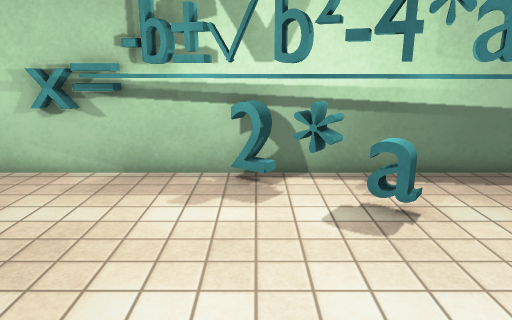
view 1 (above)

13 first-person views from a walk through a Unity game level. The camera is 1.5 m above the floor, tilts 14° down and sees 70° across. Doors are open. The floor is counted in squares, 0.5 m on a side. Each view is taken from the middle of a square. On the plan, view 1 faces up. The plan holds only what a view shows up to about 20 squares ahead; the rest is blank. The place goes on beyond the plan. Some surface patterns are stand-ins.

view 2
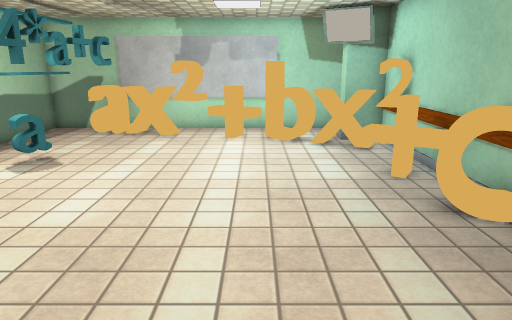

view 3
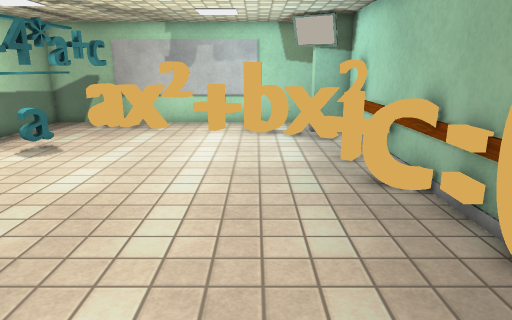

view 4
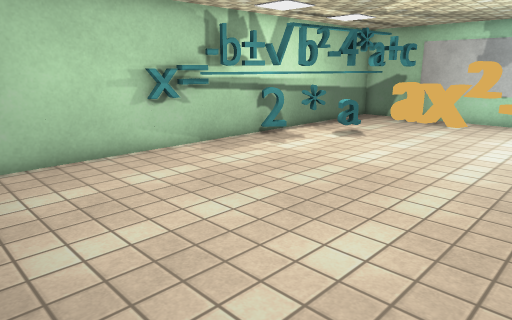

view 5
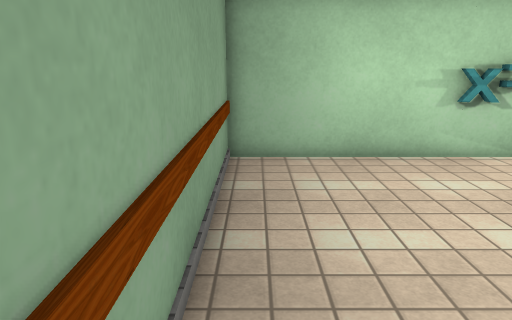

view 6
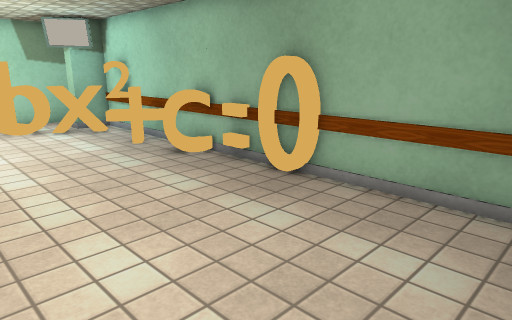

view 7
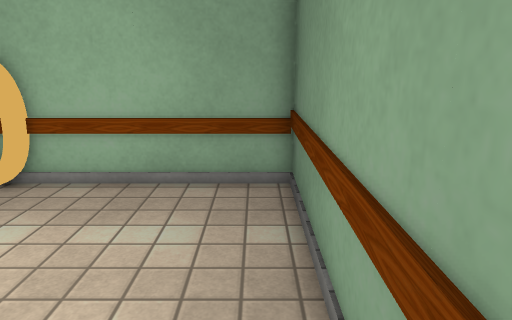

view 8
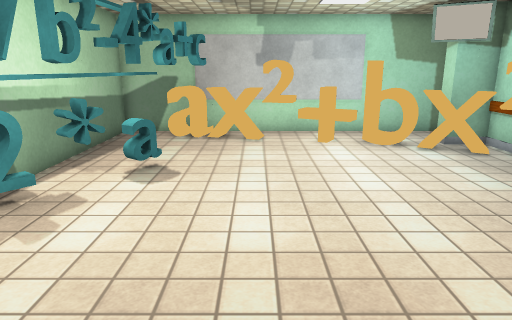

view 9
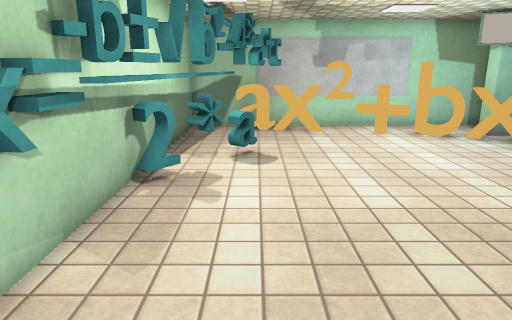

view 10
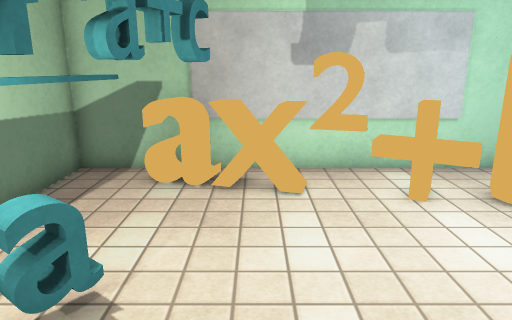

view 11
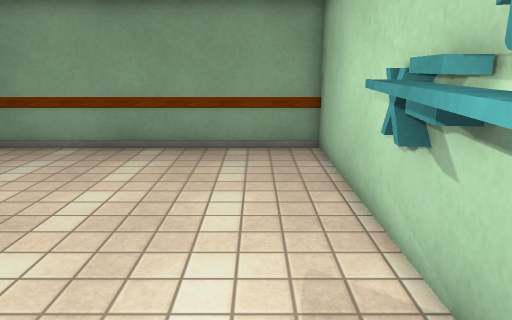

view 12
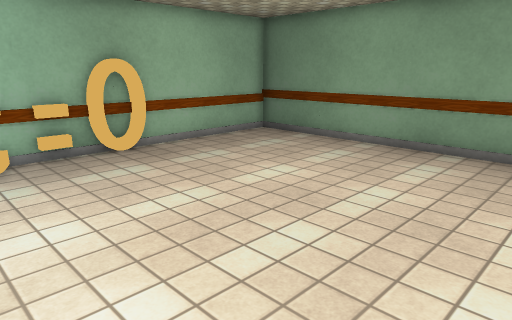

view 13
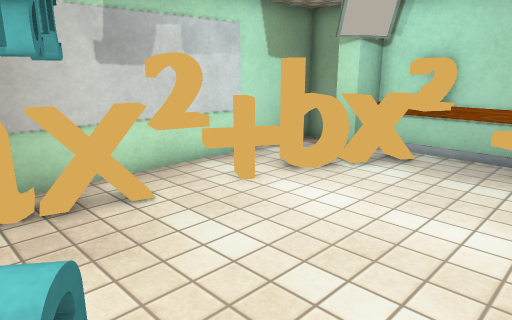

### Floor plan
Key: @ floor where view 1 was taken; # wall or solid block; . floor; D open door; O other object.
Columns run from 14 left of view 1 to 10 right of it. Each row starts with its distance up from view 1.
 11       ###########
 10 ######  OOOOOOO##########
  9 #.........OOOOOOOOOO....#
  8 #..............OOOOOOO.O#
  7 #................OOO..OO#
  6 #...................O.OO#
  5 #.....................OO#
  4 #.....................OO#
  3 #....................OO.#
  2 #....................OO.#
  1 #....................OO.#
  0 #.............@......OO.#
 -1 #...................OOO.#
 -2 #...................OO..#
 -3 #...............O..OOO..#
 -4 #...........OO.OO..OO#DDD
 -5 #######OOOO#OO#O##OO#####
 -6      ###O#O###########
 -7           OO

Where each view was taken, in squares from view 1:
view 1: 0 up, 0 right, facing up
view 2: 0 up, 9 left, facing right
view 3: 1 down, 11 left, facing right
view 4: 2 down, 13 left, facing up-right
view 5: 2 down, 13 left, facing up
view 6: 3 up, 13 left, facing down-right
view 7: 4 up, 13 left, facing down
view 8: 4 up, 8 left, facing right
view 9: 7 up, 10 left, facing right
view 10: 5 up, 1 left, facing right
view 11: 8 up, 0 right, facing left
view 12: 8 up, 0 right, facing down-left
view 13: 8 up, 0 right, facing down-right
